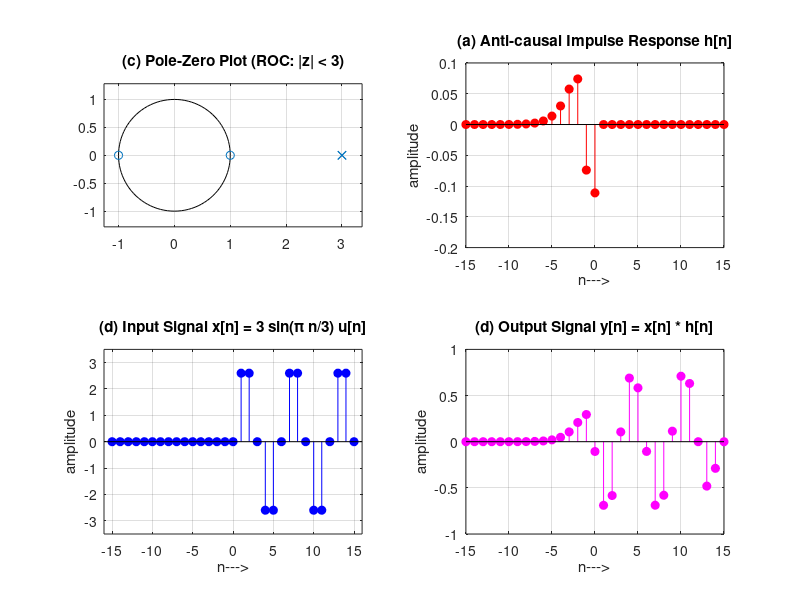

The MATLAB script that drew this image:
clc; close all;
b = [1, 0, -1];  
a = [1, -6, 9];
n = -15:15;      
u = @(k) (k >= 0);
h = -(1/9)*(n == 0) - (1/9)*(10 + 8*n) .* (3.^n) .* (n <= -1);
[z, p, k_gain] = tf2zp(b, a);
x = 3 * sin(n * pi / 3) .* u(n);
y_full = conv(x, h);
n_y = (2*min(n)):(2*max(n)); 
[~, idx_start] = min(abs(n_y - min(n)));
[~, idx_end]   = min(abs(n_y - max(n)));
y = y_full(idx_start:idx_end);
disp('(a) Impulse Response h[n]:');
disp('(b) Difference Equation Representation:');
disp('(c) Poles and Zeros:');
disp('Zeros at :'); disp(z);
disp('Poles at :'); disp(p);
subplot(2,2,1);
zplane(b, a);
title('(c) Pole-Zero Plot (ROC: |z| < 3)');
grid on;
subplot(2,2,2);
stem(n, h, 'filled', 'r');
title('(a) Anti-causal Impulse Response h[n]');
ylabel('amplitude'); xlabel('n--->');
grid on;
subplot(2,2,3);
stem(n, x, 'filled', 'b');
title('(d) Input Signal x[n] = 3 sin(\pi n/3) u[n]');
ylabel('amplitude'); xlabel('n--->');
grid on; axis([-16 16 -3.5 3.5]);
subplot(2,2,4);
stem(n, y, 'filled', 'm');
title('(d) Output Signal y[n] = x[n] * h[n]');
ylabel('amplitude'); xlabel('n--->');
grid on;
